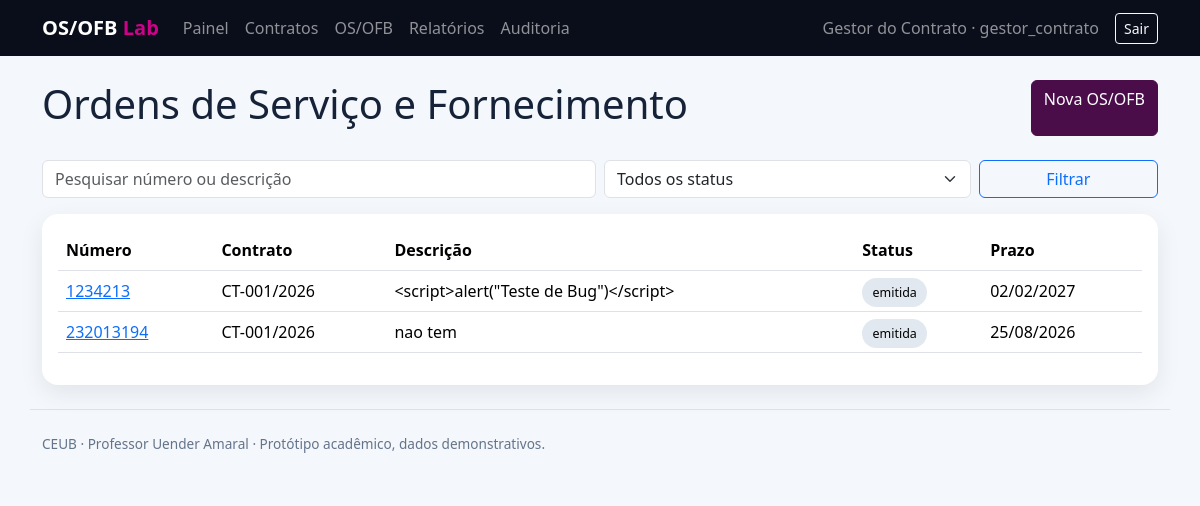
Screenshot of /orders (signed in) with the database file from the repository.
### models.py (models this page shows, shortened)
class User(UserMixin, db.Model):
    id=db.Column(db.Integer, primary_key=True); name=db.Column(db.String(120), nullable=False)
    username=db.Column(db.String(80), unique=True, nullable=False, index=True)
    email=db.Column(db.String(120), unique=True, nullable=False)
    password_hash=db.Column(db.String(255), nullable=False); role=db.Column(db.String(40), nullable=False)
    active=db.Column(db.Boolean, default=True, nullable=False); created_at=db.Column(db.DateTime(timezone=True), default=now)
    @property
    def is_active(self): return self.active

class ServiceOrder(db.Model):
    id=db.Column(db.Integer,primary_key=True); number=db.Column(db.String(50),unique=True,nullable=False,index=True)
    contract_id=db.Column(db.Integer,db.ForeignKey('contract.id'),nullable=False,index=True); contract=db.relationship('Contract',backref='orders')
    kind=db.Column(db.String(10),nullable=False,default='OS'); description=db.Column(db.Text,nullable=False)
    value=db.Column(db.Numeric(14,2),nullable=False,default=0); status=db.Column(db.String(50),nullable=False,default='emitida',index=True)
    due_date=db.Column(db.Date); created_by=db.Column(db.Integer,db.ForeignKey('user.id'),nullable=False)
    created_at=db.Column(db.DateTime(timezone=True),default=now); updated_at=db.Column(db.DateTime(timezone=True),default=now,onupdate=now)

class Contract(db.Model):
    id=db.Column(db.Integer,primary_key=True); number=db.Column(db.String(50),unique=True,nullable=False)
    supplier=db.Column(db.String(160),nullable=False); object=db.Column(db.Text,nullable=False)
    total_value=db.Column(db.Numeric(14,2),nullable=False,default=0); start_date=db.Column(db.Date,nullable=False); end_date=db.Column(db.Date,nullable=False)
    created_at=db.Column(db.DateTime(timezone=True),default=now)

### app.py (the view)
@app.route('/orders')
@login_required
def orders():
 q=ServiceOrder.query; term=request.args.get('q','').strip(); status=request.args.get('status','').strip()
 if term: q=q.filter(or_(ServiceOrder.number.ilike(f'%{term}%'),ServiceOrder.description.ilike(f'%{term}%')))
 if status: q=q.filter_by(status=status)
 return render_template('orders.html',items=q.order_by(ServiceOrder.updated_at.desc()).all(),term=term,status=status,statuses=sorted(TRANSITIONS.keys()|{'paga'}))

### app.py (called while the page is built)
@login.user_loader
def load_user(i): return db.session.get(User,int(i))

@app.after_request
def headers(r):
 r.headers['X-Content-Type-Options']='nosniff'; r.headers['X-Frame-Options']='DENY'; r.headers['Referrer-Policy']='strict-origin-when-cross-origin'
 r.headers['Content-Security-Policy']="default-src 'self'; style-src 'self' 'unsafe-inline' https://cdn.jsdelivr.net; script-src 'self' https://cdn.jsdelivr.net; font-src https://cdn.jsdelivr.net; img-src 'self' data:"
 return r

### templates/orders.html
{% extends 'base.html' %}{% block content %}<div class="d-flex justify-content-between"><h1>Ordens de Serviço e Fornecimento</h1>{% if current_user.role in ['admin','gestor_contrato'] %}<a class="btn btn-primary" href="{{url_for('order_new')}}">Nova OS/OFB</a>{% endif %}</div><form class="row g-2 my-3"><div class="col-md-6"><input class="form-control" name="q" value="{{term}}" placeholder="Pesquisar número ou descrição"></div><div class="col-md-4"><select class="form-select" name="status"><option value="">Todos os status</option>{% for s in statuses %}<option value="{{s}}" {% if s==status %}selected{% endif %}>{{s|replace('_',' ')}}</option>{% endfor %}</select></div><div class="col-md-2"><button class="btn btn-outline-primary w-100">Filtrar</button></div></form><div class="card p-3 table-responsive"><table class="table"><thead><tr><th>Número</th><th>Contrato</th><th>Descrição</th><th>Status</th><th>Prazo</th></tr></thead><tbody>{% for o in items %}<tr><td><a href="{{url_for('order_detail',id=o.id)}}">{{o.number}}</a></td><td>{{o.contract.number}}</td><td>{{o.description[:80]}}</td><td><span class="status">{{o.status|replace('_',' ')}}</span></td><td>{{o.due_date.strftime('%d/%m/%Y')}}</td></tr>{% else %}<tr><td colspan="5">Nenhum resultado.</td></tr>{% endfor %}</tbody></table></div>{% endblock %}

### templates/base.html (shortened to what this page needs)
<!doctype html><html lang="pt-BR"><head><link href="https://cdn.jsdelivr.net/npm/bootstrap@5.3.3/dist/css/bootstrap.min.css" rel="stylesheet"><link rel="stylesheet" href="{{ url_for('static',filename='style.css') }}"></head><body>{% if current_user.is_authenticated %}<nav class="navbar navbar-expand-lg navbar-dark"><div class="container"><a class="navbar-brand fw-bold" href="{{url_for('dashboard')}}">OS/OFB <span class="brand-accent">Lab</span></a><div id="nav" class="collapse navbar-collapse"><div class="navbar-nav me-auto"><a class="nav-link" href="{{url_for('dashboard')}}">Painel</a><a class="nav-link" href="{{url_for('contracts')}}">Contratos</a><a class="nav-link" href="{{url_for('orders')}}">OS/OFB</a><a class="nav-link" href="{{url_for('reports')}}">Relatórios</a>{% if current_user.role in ['admin','gestor_contrato'] %}<a class="nav-link" href="{{url_for('audit_view')}}">Auditoria</a>{% endif %}</div><span class="navbar-text me-3">{{current_user.name}} · {{current_user.role}}</span><form method="post" action="{{url_for('logout')}}"><button class="btn btn-outline-light btn-sm">Sair</button></form></div></div></nav>{% endif %}<main id="conteudo" class="container py-4">{% block content %}{% endblock %}</main><footer class="container py-4 footer border-top">CEUB · Professor Uender Amaral · Protótipo acadêmico, dados demonstrativos.</footer></body></html>

### static/style.css (style rules this page uses)
body { background:#f4f7fb;color:#152238 }
.navbar { background:#0a0e1a!important }
.brand-accent { color:#D0008A }
.card { border:0;border-radius:16px;box-shadow:0 8px 24px rgba(10,14,26,.08) }
.status { font-size:.78rem;padding:.35rem .65rem;border-radius:999px;background:#e2e8f0 }
.footer { color:#64748b;font-size:.85rem }
.btn-primary { background:#4A0D4A;border-color:#4A0D4A }
.table thead { background:#0a0e1a;color:white }

### rows the page displays
User: name "Gestor do Contrato", role "gestor_contrato"
ServiceOrder: number "1234213", contract.number "CT-001/2026", description "<script>alert(\"Teste de Bug\")</script>", status "emitida", due_date "02/02/2027"
ServiceOrder: number "232013194", contract.number "CT-001/2026", description "nao tem", status "emitida", due_date "25/08/2026"
